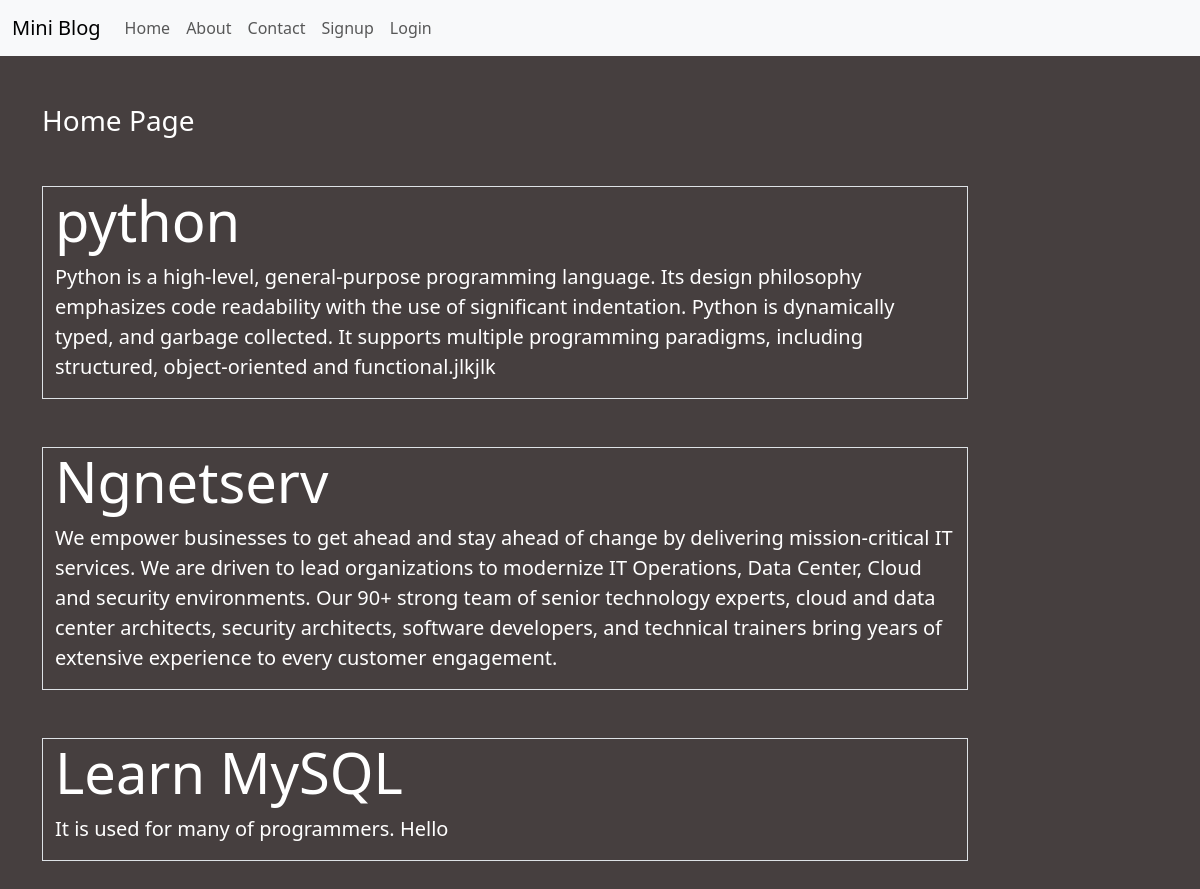
The page / on the database its author committed.
### blog/models.py (models this page shows)
class Post(models.Model):
    title = models.CharField(max_length=150 )
    desc = models.TextField()

### blog/views.py (the view)
# urls.py: 2. Add a URL to urlpatterns:  path('', views.home, name='home')
def home(request):
    posts = Post.objects.all()
    return render(request , 'blog/home.html', {'posts':posts})

### blog/templates/blog/home.html
{% extends 'blog/base.html' %}
{% load static %}
{% block content %}
<div class="col-sm-10 ">
    <h3 class="text-white my-5 " > Home Page</h3>
    {% for post in posts %}
      <div class="jumbotron jumbotron-fluid border mb-5">
          <div class="container">
            <h1 class="display-4 font-weight-bold ">{{post.title}}</h1>
            <p class="lead"> {{post.desc}}</p>
          </div>
      </div>
    {% endfor %}
</div>
{% endblock content %}

### blog/static/blog/css/style.css (style rules this page uses)
body { background-color: rgb(70, 63, 63); color: rgb(43, 41, 38); }

### rows shown on the page
Post: title "python", desc "Python is a high-level, general-purpose programming language. Its design philosophy emphasizes code readability with the use of significant indentation. Python is dynamically typed, and garbage collected. It supports multiple programming paradigms, including structured, object-oriented and functional.jlkjlk"
Post: title "Ngnetserv", desc "We empower businesses to get ahead and stay ahead of change by delivering mission-critical IT services. We are driven to lead organizations to modernize IT Operations, Data Center, Cloud and security environments. Our 90+ strong team of senior technology experts, cloud and data center architects, security architects, software developers, and technical trainers bring years of extensive experience to every customer engagement."
Post: title "Learn MySQL", desc "It is used for many of programmers. Hello"
